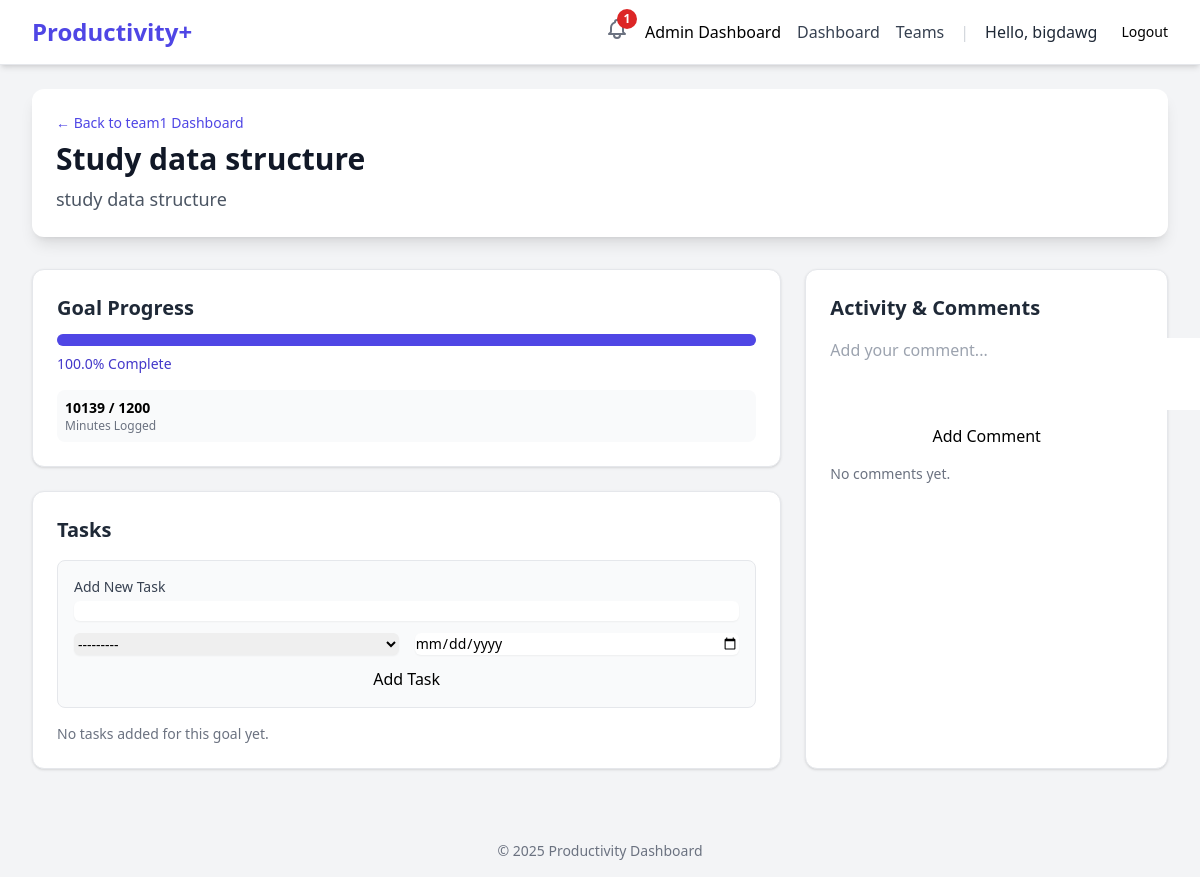
The app's page /teams/1/goal/1/ (signed in) with its own data.
### users/models.py (models this page shows)
class CustomUser(AbstractUser):
    class Role(models.TextChoices):
        USER = 'USER', 'User'
        ADMIN = 'ADMIN', 'Admin'
    role = models.CharField(max_length=50, choices=Role.choices, default=Role.USER)
    email = models.EmailField(unique=True)
    created_at = models.DateTimeField(auto_now_add=True)
    def __str__(self):
        return self.username

### teams/models.py (models this page shows, shortened)
class Team(models.Model):
    team_name = models.CharField(max_length=255)
    team_desc = models.TextField(blank=True, null=True, help_text="Description")
    members = models.ManyToManyField(
        settings.AUTH_USER_MODEL,
        through='TeamMember',
        related_name='teams'
    )
    created_at = models.DateTimeField(auto_now_add=True)

class TeamGoal(BaseGoal):
    team = models.ForeignKey(
        Team,
        on_delete=models.CASCADE,
        related_name='team_goals'
    )
    class Meta:
        db_table = 'teams_teamgoal'

### teams/views.py (the view, shortened to what this page needs)
# urls.py: path('<int:team_id>/goal/<int:goal_id>/', views.team_goal_detail_view, name='team_goal_detail'),
@login_required
def team_goal_detail_view(request, team_id, goal_id):
    team = get_object_or_404(Team, pk=team_id)
    goal = get_object_or_404(TeamGoal, pk=goal_id, team=team)
    try:
        member_instance = TeamMember.objects.get(user=request.user, team=team)
        current_user_role = member_instance.role  # Get the role (e.g., 'ADMIN' or 'MEMBER')
    except TeamMember.DoesNotExist:
        messages.error(request, "You are not a member of this team.")
        return redirect('dashboard:dashboard_view')
    tasks = goal.tasks.all().select_related('assigned_to')
    comments = goal.comments.all().select_related('user')
    task_form = TeamTaskForm(team=team)
    comment_form = TeamGoalCommentForm()
    logged = goal.time_logs.all().aggregate(total=Coalesce(Sum('minutes'), 0))['total']
    target = goal.target_minutes
    if target > 0:
        percentage = min(100, int((logged / target)* 100))
    else:
        percentage = 0
    context = {
        'page_title': goal.title,
        'team': team,
        'goal': goal,
        'tasks': tasks,
        'comments': comments,
        'task_form': task_form,
        'comment_form': comment_form,
        'progress': {
            'logged_minutes': logged,
            'target_minutes': target,
            'percentage': percentage
        },
        'current_user_role': current_user_role,
    }
    return render(request, 'teams/team_goal_detail.html', context)

### teams/forms.py
class TeamTaskForm(forms.ModelForm):
    def __init__(self, *args, **kwargs):
        team = kwargs.pop('team', None)
        super().__init__(*args, **kwargs)
        common_classes = 'mt-1 block w-full rounded-md border-gray-300 shadow-sm focus:border-indigo-500 focus:ring-indigo-500 sm:text-sm'
        self.fields['title'].widget.attrs.update({'class': common_classes})
        self.fields['due_date'].widget.attrs.update({'class': common_classes}) # Keep this line
        self.fields['assigned_to'].widget.attrs.update({'class': common_classes})
        if team:
            member_users = TeamMember.objects.filter(team=team).values_list('user', flat=True)
            self.fields['assigned_to'].queryset = (
                User.objects.filter(id__in=member_users)
            )
    class Meta:
        model = TeamTask
        fields = ['title', 'assigned_to', 'due_date']
        labels = {
            'title': 'Task Name',
            'assigned_to': 'Assign to',
            'due_date': 'Due Date'
        }
        widgets = {
            'due_date': forms.DateInput(attrs={'type': 'date'}),
        }

class TeamGoalCommentForm(forms.ModelForm):
    def __init__(self, *args, **kwargs):
        super().__init__(*args, **kwargs)
        self.fields['body'].widget.attrs.update({
            'class': '...',
            'rows': 3,
            'placeholder': 'Add your comment...'
        })
    class Meta:
        model = TeamGoalComment
        fields = ['body']
        labels = {
            'body': 'New Comment'
        }

### dashboard/models.py (called while the page is built)
    @property
    def target_minutes(self):
        if self.target_time:
            return int(self.target_time.total_seconds() / 60)
        return 0

### users/context_processors.py (called while the page is built)
def unread_notifications(request):
    if request.user.is_authenticated:
        notifications = Notification.objects.filter(
            user=request.user,
            is_read=False
        )
        return {
            'unread_notifications': notifications,
            'unread_notification_count': notifications.count()
        }
    return {}

### templates/teams/team_goal_detail.html (shortened to what this page needs)
{% extends "base.html" %}
{% block content %}
<div class="max-w-7xl mx-auto py-6 sm:px-6 lg:px-8">
    <div class="dashboard-header mb-8 p-6 bg-white rounded-xl shadow-lg">
        <p class="text-sm font-medium text-indigo-600">
            <a href="{% url 'teams:team_dashboard' team_id=team.id %}" class="hover:underline">
                &larr; Back to {{ team.team_name }} Dashboard
            </a>
        </p>
        <h2 class="text-3xl font-extrabold text-gray-900 mt-2">{{ goal.title }}</h2>
        <p class="mt-2 text-lg text-gray-600">{{ goal.description }}</p>
    </div>
    <div class="grid grid-cols-1 lg:grid-cols-3 gap-6">
        <div class="lg:col-span-2 space-y-6">
            <div class="bg-white rounded-xl shadow p-6 border border-gray-200">
                <h3 class="text-xl font-semibold mb-3 text-gray-800">Goal Progress</h3>
                <div class="progress-bar-container w-full bg-gray-200 rounded-full h-3 mb-2">
                    <div class="progress-bar h-3 rounded-full bg-indigo-600" style="width: {{ progress.percentage }}%;"></div>
                </div>
                <p class="text-sm font-medium text-indigo-700 mb-4">{{ progress.percentage|floatformat:1 }}% Complete</p>
                <div class="p-2 bg-gray-50 rounded-lg text-sm">
                    <span class="block font-bold">{{ progress.logged_minutes }} / {{ progress.target_minutes }}</span>
                    <span class="block text-xs text-gray-500">Minutes Logged</span>
                </div>
            </div>
            <div class="bg-white rounded-xl shadow p-6 border border-gray-200">
                <h3 class="text-xl font-semibold mb-4 text-gray-800">Tasks</h3>
                <form method="POST" class="mb-4 p-4 bg-gray-50 rounded-lg border">
                    <p class="text-sm font-medium text-gray-700">Add New Task</p>
                    {{ task_form.title }}
                    <div class="grid grid-cols-2 gap-4 mt-2">
                        {{ task_form.assigned_to }}
                        {{ task_form.due_date }}
                    </div>
                    <button type="submit" name="submit_task" class="button button-primary w-full mt-3">Add Task</button>
                </form>
                <div class="space-y-2">
                    {% for task in tasks %}
                        <div class="flex items-center justify-between p-3 border-b last:border-b-0">
                            <div>
                                <input type="checkbox"
                                        class="rounded text-indigo-600 task-checkbox"
                                        data-task-id="{{ task.id }}"
                                        {% if task.completed %}checked{% endif %}
                                        {% if current_user_role != 'ADMIN' and request.user != task.assigned_to %}
                                            disabled
                                            title="Only admins or the assigned user can complete this task."
                                        {% endif %}
                                >
                                <span class="ml-2 text-gray-800 {% if task.completed %}line-through{% endif %}"
                                    id="task-title-{{ task.id }}">  {{ task.title }}
                                </span>
                            </div>
                            <div class="text-sm text-gray-500">
                                {% if task.assigned_to %}
                                    <span class="px-2 py-1 bg-gray-100 rounded-full text-xs">
                                        {{ task.assigned_to.username }}
                                    </span>
                                {% else %}
                                    <span class="px-2 py-1 bg-gray-100 rounded-full text-xs">
                                        Unassigned
                                    </span>
                                {% endif %}
                            </div>
                        </div>
                    {% empty %}
                        <p class="text-gray-500 text-sm">No tasks added for this goal yet.</p>
                    {% endfor %}
                </div>
            </div>
        </div>
        <div class="bg-white rounded-xl shadow p-6 border border-gray-200">
            <h3 class="text-xl font-semibold mb-4 text-gray-800">Activity & Comments</h3>
            <form method="POST" class="mb-4">
                {{ comment_form.body }}
                <button type="submit" name="submit_comment" class="button button-secondary w-full mt-2">Add Comment</button>
            </form>
            <div class="space-y-3 max-h-96 overflow-y-auto">
                {% for comment in comments %}
                    <div class="p-3 bg-gray-50 rounded-lg">
                        <p class="text-sm text-gray-700">{{ comment.body }}</p>
                        <small class="text-xs text-gray-500">
                            <strong>{{ comment.user.username }}</strong> on {{ comment.created_at|date:"M d" }}
                        </small>
                    </div>
                {% empty %}
                    <p class="text-gray-500 text-sm">No comments yet.</p>
                {% endfor %}
            </div>
        </div>
    </div>
</div>
{% endblock %}

### templates/base.html (shortened to what this page needs)
{% load static %}
<!DOCTYPE html>
<html lang="en">
<head>
    <script src="https://cdn.tailwindcss.com"></script>
</head>
<body class="bg-gray-100 font-sans">
    <nav class="bg-white shadow-md border-b border-gray-200">
        <div class="max-w-7xl mx-auto px-4 sm:px-6 lg:px-8">
            <div class="flex justify-between items-center h-16">
                <div class="flex-shrink-0">
                    <a href="{% url 'index' %}" class="text-2xl font-bold text-indigo-600">Productivity+</a>
                </div>
                <div class="flex items-center space-x-4">
                    {% if user.is_authenticated %}
                    <div class="relative">
                        <button id="notification-bell" class="text-gray-500 hover:text-gray-700">
                        </button>
                        {% if unread_notification_count > 0 %}
                        <span class="absolute -top-2 -right-2 flex h-5 w-5 items-center justify-center rounded-full bg-red-600 text-xs font-bold text-white">
                            {{ unread_notification_count }}
                        </span>
                        {% endif %}
                        </div>
                        {% if request.user.role == "ADMIN" %}
                            <a href="{% url 'users:admin_dashboard' %}">Admin Dashboard</a>
                        {% endif %}
                        <a href="{% url 'dashboard:dashboard_view' %}" class="text-gray-700 hover:text-indigo-600">Dashboard</a>
                        <a href="{% url 'teams:team_list' %}" class="text-gray-700 hover:text-indigo-600">Teams</a>
                        <span class="text-gray-300">|</span>
                        <span class="text-gray-800 font-medium">Hello, {{ user.username }}</span>
                        <form method="post" action="{% url 'logout' %}" class="flex items-center">
                            <button type="submit" class="ml-2 button button-secondary-danger text-sm">
                                Logout
                            </button>
                        </form>
                    {% else %}
                        <a href="{% url 'login' %}" class="button button-primary">Login</a>
                        <a href="{% url 'register' %}" class="button button-secondary">Sign Up</a>
                    {% endif %}
                </div>
            </div>
        </div>
    </nav>
    <main>
        {% block content %}
        {% endblock %}
    </main>
    <footer class="text-center py-4 mt-8 text-gray-500 text-sm">
        &copy; {% now "Y" %} Productivity Dashboard
    </footer>
</body>
</html>

### records on screen
CustomUser: username "bigdawg"
Team: team_name "team1"
TeamGoal: title "Study data structure", description "study data structure"

### other values on screen
{{ unread_notification_count }} "1"
{{ progress.percentage|floatformat:1 }} "100.0"
{{ progress.logged_minutes }} "10139"
{{ progress.target_minutes }} "1200"
